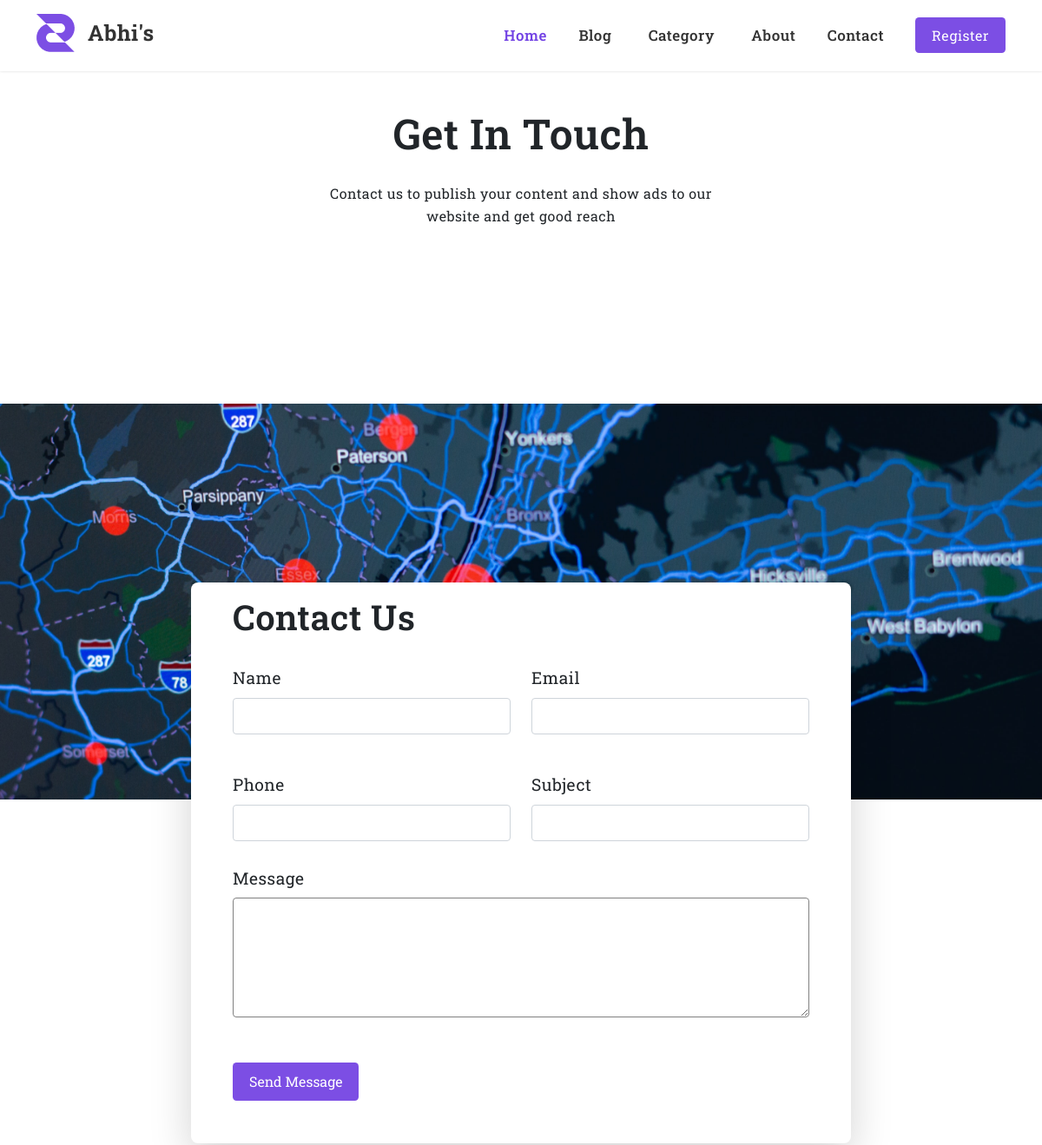
Page /contact/ (upper part) on the earlier database version.
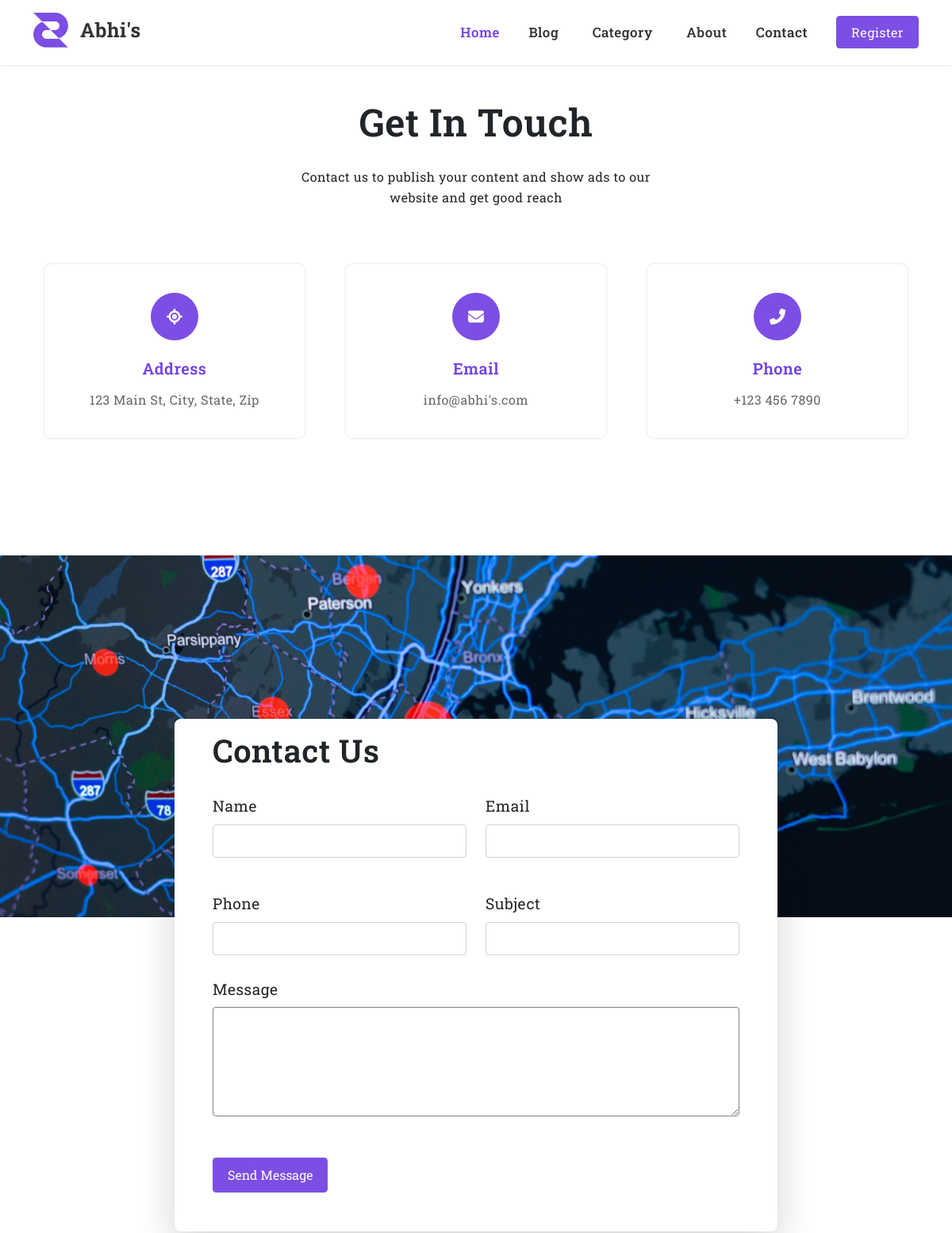
Same page on the later database version.
### app/models.py (models this page shows, shortened)
class ConatactList(models.Model):
    title = models.CharField(max_length=200)
    icon = models.CharField(max_length=200, default="")
    contact = models.CharField(max_length=325)
    url = models.CharField(max_length=500)

### app/views.py (the view)
# urls.py: path("contact/", ContactView, name="contact"),
def ContactView(request):
    contacts, cat = ContactData()
    if request.method == "POST":
        form = ContactUsForm(request.POST)
        if form.is_valid():
            form.cleaned_data
            form.save()
            redirect("/contact/")
    form = ContactUsForm()
    return render(
        request, "app/contact.html", {"form": form, "cats": cat, "contacts": contacts}
    )

### app/form.py
class ContactUsForm(ModelForm):
    class Meta:
        model = ContactUs
        fields = "__all__"

### app/db_query.py (called while the page is built)
def CatData():
    cat = PostModel.objects.all()
    return cat

def ContactData():
    cat = CatData()
    contacts = ConatactList.objects.all()
    return contacts, cat

### templates/app/contact.html (shortened to what this page needs)
{% extends 'app/base.html' %} {% block content %} {% load static %}
<section class="contact-hero" id="hero">
  <div class="container">
    <div class="row d-flex">
      <div class="col-10 mx-auto text-center">
        <h2>Get In Touch</h2>
        <p class="small-p py-3 mb-4 text-center w-50 mx-auto">
          Contact us to publish your content and show ads to our website and get
          good reach
        </p>
      </div>
      <div class="col-12 mt-4">
        <div class="row">
          {% for contact in contacts %}
          <div class="col-lg-4 col-12 p-2">
            <div class="contact-info">
              <div class="icon-wrapper">
                <i class="{{contact.icon}}"></i>
              </div>
              <h5>{{contact.title}}</h5>
              <a href="">{{contact.contact}}</a>
            </div>
          </div>
          {% endfor %}
        </div>
      </div>
    </div>
  </div>
</section>
<section class="contact-section">
  <div class="container-fluid p-0 m-0">
  </div>
  <div class="container contact-form-section" style="margin-top: -150px">
    <div class="row">
      <div
        class="col-lg-8 col-11 px-lg-5 px-3 pb-5 pt-3 bg-white shadow-lg form mx-auto"
      >
        <h3 class="mb-4">Contact Us</h3>
        <form action="/contact/" method="POST" class="pt-2">
          <div class="row form-group mb-4">
            <div class="col-lg-6 mb-3 mb-lg-0">
              <label for="{{form.name.id_for_label}}" class="form-label"
                >{{form.name.label}}</label
              >
              <input
                type="text"
                class="form-control shadow-none py-2"
                name="{{form.name.name}}"
                id="{{form.name.id_for_label}}"
                required
              />
            </div>
            <div class="col-lg-6">
              <label for="{{form.email.id_for_label}}" class="form-label"
                >{{form.email.label}}</label
              >
              <input
                type="email"
                class="form-control shadow-none py-2"
                name="{{form.email.name}}"
                id="{{form.email.id_for_label}}"
                required
              />
            </div>
          </div>
          <div class="row form-group mb-4">
            <div class="col-lg-6 mb-3 mb-lg-0">
              <label for="{{form.phone.id_for_label}}" class="form-label"
                >{{form.phone.label}}</label
              >
              <input
                type="number"
                class="form-control shadow-none py-2"
                name="{{form.phone.name}}"
                id="{{form.phone.id_for_label}}"
                required
              />
            </div>
            <div class="col-lg-6">
              <label for="{{form.subject.id_for_label}}" class="form-label"
                >{{form.subject.label}}</label
              >
              <input
                type="text"
                class="form-control shadow-none py-2"
                name="{{form.subject.name}}"
                id="{{form.subject.id_for_label}}"
                required
              />
            </div>
          </div>
          <div class="row form-group mb-5">
            <div class="col-lg-12">
              <label for="{{form.message.id_for_label}}" class="form-label"
                >{{form.message.label}}</label
              >
              <textarea
                class="form-control shadow-none py-2"
                name="{{form.message.name}}"
                id="{{form.message.id_for_label}}"
                cols="40"
                rows="5"
                required
              ></textarea>
            </div>
          </div>
          <div class="col-lg-12">
            <input type="submit" value="Send Message" class="primary-btn" />
          </div>
        </form>
      </div>
    </div>
  </div>
</section>
{% include 'app/inc/subscribe.html' %} {% endblock %}

Differences in the rows shown:
added ConatactList: title "Address", contact "123 Main St, City, State, Zip"
added ConatactList: title "Email", contact "info@abhi's.com", email.label "Email"
added ConatactList: title "Phone", contact "+123 456 7890", phone.label "Phone"
Other differences:
text no longer shown: "Email Phone"
